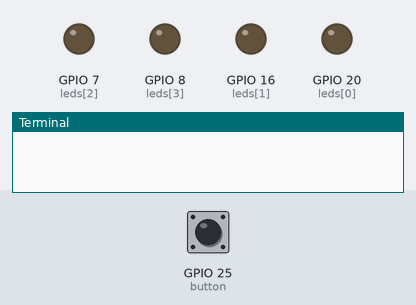
Recording of a program running on a simulated Raspberry Pi (BCM pin numbers). On the bench: output pins drawn as LEDs (lit = HIGH), the last lines printed to the terminal. Inputs (shaded band) come from the test bench; at power-on: GPIO 25 (button) HIGH.

Above: at 1.2 s.
1.3 s: GPIO 25 (button) pulled LOW for 0.15 s
2.9 s: GPIO 25 (button) pulled LOW for 1 s
At 3.3 s:
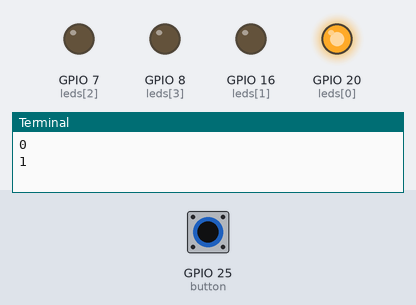
5.4 s: GPIO 25 (button) pulled LOW for 0.15 s
At 6.4 s:
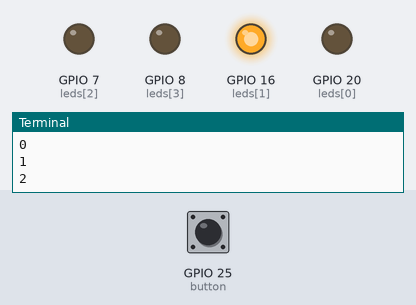
7.0 s: GPIO 25 (button) pulled LOW for 3.2 s
At 7.6 s:
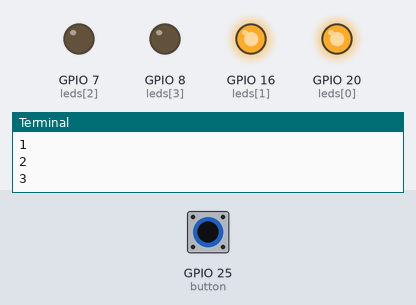
11.7 s: GPIO 25 (button) pulled LOW for 0.15 s
At 12.4 s:
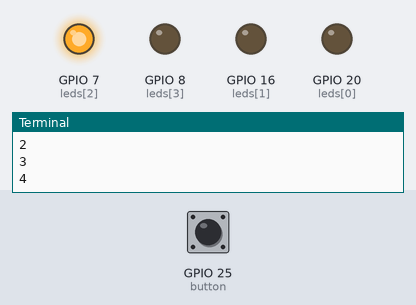
13.3 s: GPIO 25 (button) pulled LOW for 1 s
At 13.6 s:
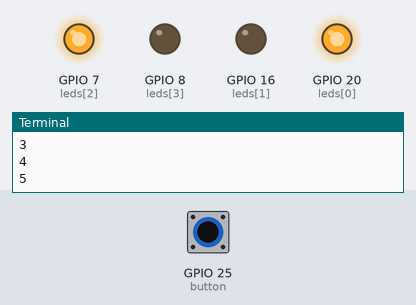
Timing chart, 0 to 16.3 s (numbered marks = the images above; inputs shaded):
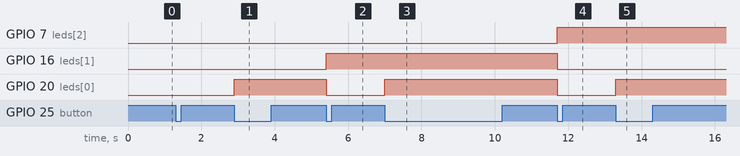

Measured:
- after the input at 2.9 s, GPIO 20 (leds[0]): LOW → HIGH at once
- after the input at 5.4 s, GPIO 16 (leds[1]): LOW → HIGH at once; GPIO 20 (leds[0]): HIGH → LOW at once
- after the input at 7.0 s, GPIO 20 (leds[0]): LOW → HIGH at once
- after the input at 11.7 s, GPIO 7 (leds[2]): LOW → HIGH at once; GPIO 16 (leds[1]), GPIO 20 (leds[0]): HIGH → LOW at once
- after the input at 13.3 s, GPIO 20 (leds[0]): LOW → HIGH at once

The program:

b_4.py
```python
from gpiozero import LEDBoard, Button
from signal import pause

leds = LEDBoard(20, 16, 7, 8, pwm=False)
button = Button(25, pull_up=True)

i = 0

def counter():
    global i
    print(i)
    leds.value = [(i >> bit) & 1 for bit in range(4)]
    i = (i + 1) % 16

button.when_pressed = counter

pause()
```
